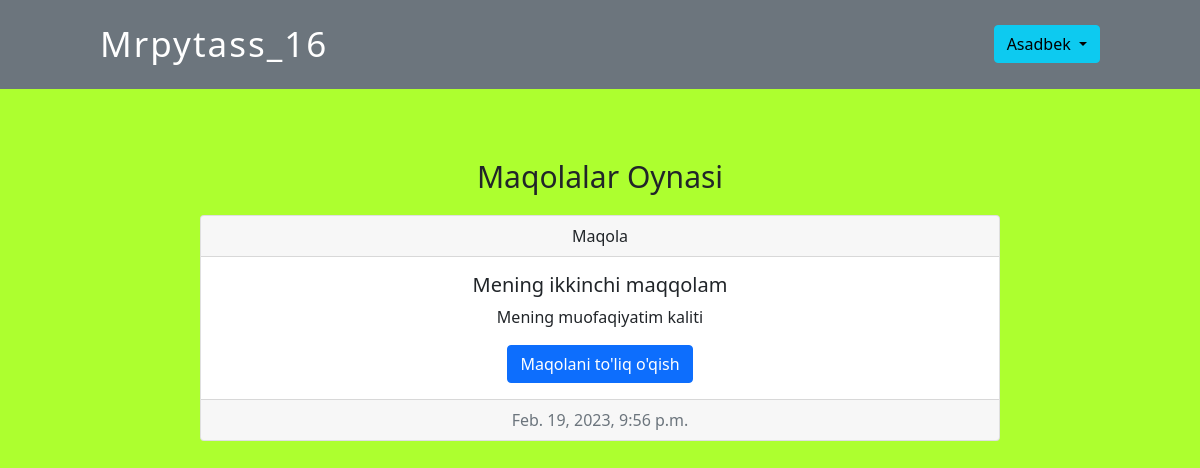
The app's page /articles/ (signed in), older data.
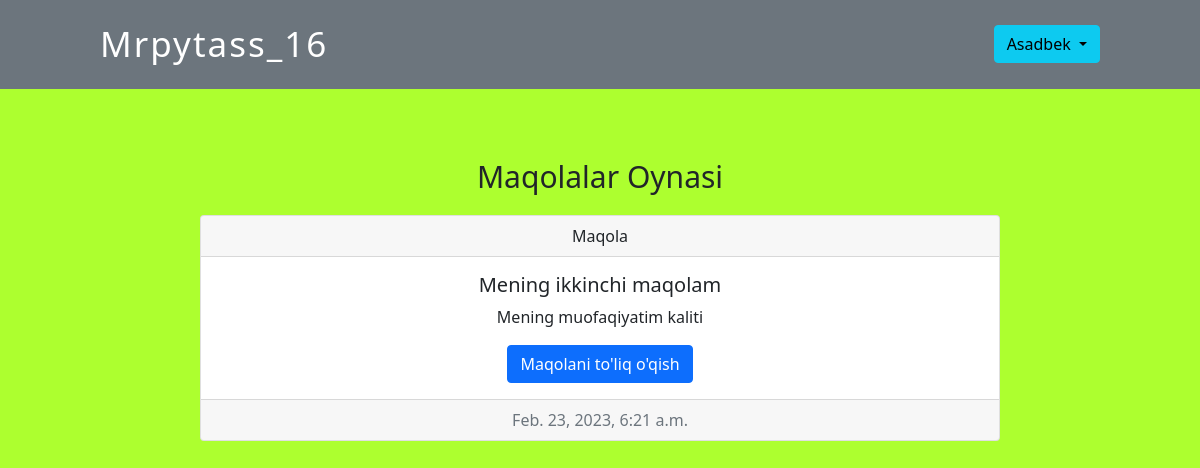
The same page, newer data.
### accounts/models.py (models this page shows)
class CostomUsers(AbstractUser):
    age = models.PositiveIntegerField(null=True, blank=True)
    birthYear = models.PositiveIntegerField(null=True, blank=True)
    living_country = models.CharField(max_length=100, null=True, blank=True)
    living_city = models.CharField(max_length=100, null=True, blank=True)

### articles/models.py (models this page shows, shortened)
class Articles(models.Model):
    Sarlovha = models.CharField(max_length=150)
    Qisqacha_Matn = models.CharField(max_length=200)
    Matn = models.TextField()
    Rasm = models.ImageField(upload_to='images/', blank=True)
    Vaqt = models.DateTimeField(auto_now_add=True)
    Mualliff = models.ForeignKey(
        get_user_model(),
        on_delete=models.CASCADE
    )

### articles/views.py (the view)
# urls.py: path('', ArticlesView.as_view(), name='articlesPage'),
class ArticlesView(LoginRequiredMixin, ListView):
    model = Articles
    template_name = 'article.html'

### templates/article.html (shortened to what this page needs)
{% extends 'base.html' %}
{% block content %}
    <div class="maqolalar">
        <h2 class="title_page">Maqolalar Oynasi</h2>
        {% for object in object_list %}
            <div class="card text-center card_maqola">
                <div class="card-header">
                    Maqola
                </div>
                <div class="card-body">
                <h5 class="card-title">{{ object.Sarlovha }}</h5>
                <p class="card-text">{{object.Qisqacha_Matn}}</p>
                <a href="{% url 'articleDetail' object.pk %}" class="btn btn-primary">Maqolani to'liq o'qish</a>
                </div>
                <div class="card-footer text-muted">
                    {{ object.Vaqt }}
                </div>
            </div>
        {% endfor %}
    </div>
{% endblock content %}

### templates/base.html (shortened to what this page needs)
<!DOCTYPE html>
{% load static %}
<html lang="en">
    <head>
        <link href="https://cdn.jsdelivr.net/npm/bootstrap@5.0.2/dist/css/bootstrap.min.css" rel="stylesheet">
        <link rel="stylesheet" href="{% static 'css/main.css' %}">
    </head>
    <body>
        <nav class="navbar navbar-light bg-secondary nav_extra">
            <div class="container-fluid">
                <a class="title_nav" href="{% url 'home' %}"> Mrpytass_16 </a>
                {% if user.is_authenticated %}
                    <div class="btn-group">
                        <button type="button" class="btn btn-info dropdown-toggle" data-bs-toggle="dropdown" aria-expanded="false">
                            {{ user.username }}
                        </button>
                    </div>
              {% else %}
                  <div class="out_site">
                    <a href="{% url 'login' %}" class="btn btn-outline-warning">Kirish</a> | <a href="{% url 'signup' %}" class="btn btn-outline-info">Ro'yxatdan o'tish</a>
                  </div>
            </div>
            {% endif %}
          </nav>
        <div class="commit_templete">
            {% block content %}
            {% endblock content %}
        </div>
    </body>
</html>

### static/css/main.css (style rules this page uses)
.container-fluid { padding: 10px 100px; }
body { background-color:greenyellow; }
.title_nav { font-size: 35px; letter-spacing: 2px; font-weight: 400; color: white; text-decoration: none; }
.commit_templete { padding: 50px 200px; }
.title_page { text-align: center; font-size: 30px; font-weight: 400; margin: 20px; }
.nav_extra { position: sticky; top: 0px; width: 100%; z-index: 100; }
.card_maqola { margin-bottom: 20px; }

Row changes from the older to the newer data that the page shows:
removed Articles: Sarlovha "Mening ikkinchi maqqolam", Qisqacha_Matn "Mening muofaqiyatim kaliti", Vaqt "Feb. 19, 2023, 9:56 p.m."
added Articles: Sarlovha "Mening ikkinchi maqolam", Qisqacha_Matn "Mening muofaqiyatim kaliti", Vaqt "Feb. 23, 2023, 6:21 a.m."
